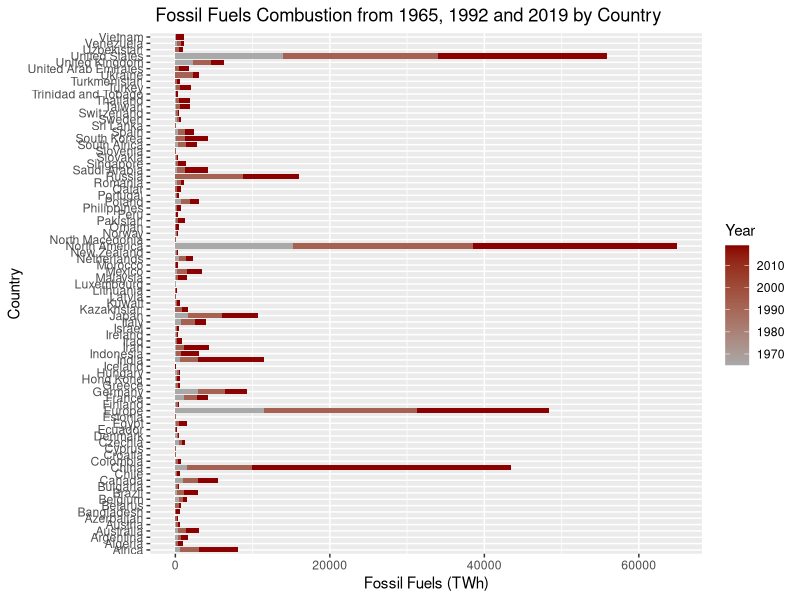

Source code (R):

# Bar chart
library("dplyr")
library("ggplot2")


fossil_fuel_combustion <- read.csv("data/fossil-fuel-primary-energy.csv",
  stringsAsFactors = FALSE
)
names(fossil_fuel_combustion)[1] <- "country"


bar_chart <- function(dataset) {
  bar_chart_info <- dataset %>%
    filter(country != "World") %>%
    filter(Year == "1965" | Year == "1992" | Year == "2019") %>%
    select(Year, country, Fossil.Fuels..TWh.)

  ggplot(bar_chart_info) +
    geom_col(
      mapping = aes(x = country, y = Fossil.Fuels..TWh., fill = Year),
      width = 0.8
    ) +
    scale_fill_gradient(low = "darkgray", high = "darkred") +
    labs(
      title = " Fossil Fuels Combustion from 1965, 1992 and 2019 by Country",
      x = "Country",
      y = "Fossil Fuels (TWh)"
    ) +
    coord_flip()
}

bar_plot <- bar_chart(fossil_fuel_combustion)
